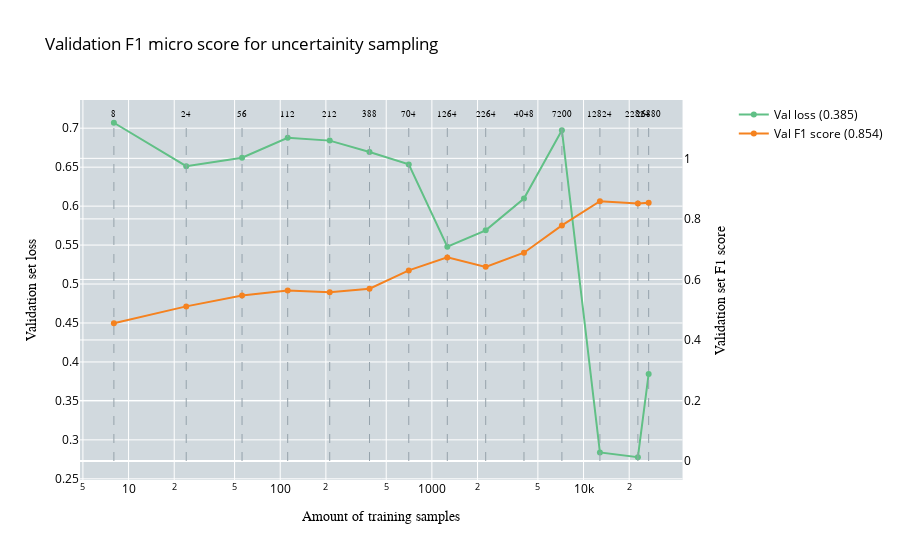

Notebook source saved alongside this figure:
### Code cell
plot_performance_vs_amount_of_data(
    performance, 
    no_of_samples,
    performance_test_data,
    title="Validation F1 micro score for uncertainity sampling", 
    x_axes="Amount of training samples", 
    y_axes="Validation set loss", 
    y_axes_secondary="Validation set F1 score", 
    mode="val"
)

### Figure 1 — Plotly figure (JSON) as saved in the notebook; plotly's stock layout.template omitted (floating-point values rounded to 4 significant figures)
{"data": [{"line": {"color": "rgb(149, 162, 171)", "dash": "dash", "width": 1}, "mode": "lines", "showlegend": false, "type": "scatter", "x": [8, 8], "y": [0, 1.12], "yaxis": "y2"}, {"marker": {"size": 0}, "mode": "text", "showlegend": false, "text": ["8"], "textfont": {"color": "black", "family": "Arial", "size": 8.5}, "textposition": "top center", "type": "scatter", "x": [8], "y": [1.13], "yaxis": "y2"}, {"line": {"color": "rgb(149, 162, 171)", "dash": "dash", "width": 1}, "mode": "lines", "showlegend": false, "type": "scatter", "x": [24, 24], "y": [0, 1.12], "yaxis": "y2"}, {"marker": {"size": 0}, "mode": "text", "showlegend": false, "text": ["24"], "textfont": {"color": "black", "family": "Arial", "size": 8.5}, "textposition": "top center", "type": "scatter", "x": [24], "y": [1.13], "yaxis": "y2"}, {"line": {"color": "rgb(149, 162, 171)", "dash": "dash", "width": 1}, "mode": "lines", "showlegend": false, "type": "scatter", "x": [56, 56], "y": [0, 1.12], "yaxis": "y2"}, {"marker": {"size": 0}, "mode": "text", "showlegend": false, "text": ["56"], "textfont": {"color": "black", "family": "Arial", "size": 8.5}, "textposition": "top center", "type": "scatter", "x": [56], "y": [1.13], "yaxis": "y2"}, {"line": {"color": "rgb(149, 162, 171)", "dash": "dash", "width": 1}, "mode": "lines", "showlegend": false, "type": "scatter", "x": [112, 112], "y": [0, 1.12], "yaxis": "y2"}, {"marker": {"size": 0}, "mode": "text", "showlegend": false, "text": ["112"], "textfont": {"color": "black", "family": "Arial", "size": 8.5}, "textposition": "top center", "type": "scatter", "x": [112], "y": [1.13], "yaxis": "y2"}, {"line": {"color": "rgb(149, 162, 171)", "dash": "dash", "width": 1}, "mode": "lines", "showlegend": false, "type": "scatter", "x": [212, 212], "y": [0, 1.12], "yaxis": "y2"}, {"marker": {"size": 0}, "mode": "text", "showlegend": false, "text": ["212"], "textfont": {"color": "black", "family": "Arial", "size": 8.5}, "textposition": "top center", "type": "scatter", "x": [212], "y": [1.13], "yaxis": "y2"}, {"line": {"color": "rgb(149, 162, 171)", "dash": "dash", "width": 1}, "mode": "lines", "showlegend": false, "type": "scatter", "x": [388, 388], "y": [0, 1.12], "yaxis": "y2"}, {"marker": {"size": 0}, "mode": "text", "showlegend": false, "text": ["388"], "textfont": {"color": "black", "family": "Arial", "size": 8.5}, "textposition": "top center", "type": "scatter", "x": [388], "y": [1.13], "yaxis": "y2"}, {"line": {"color": "rgb(149, 162, 171)", "dash": "dash", "width": 1}, "mode": "lines", "showlegend": false, "type": "scatter", "x": [704, 704], "y": [0, 1.12], "yaxis": "y2"}, {"marker": {"size": 0}, "mode": "text", "showlegend": false, "text": ["704"], "textfont": {"color": "black", "family": "Arial", "size": 8.5}, "textposition": "top center", "type": "scatter", "x": [704], "y": [1.13], "yaxis": "y2"}, {"line": {"color": "rgb(149, 162, 171)", "dash": "dash", "width": 1}, "mode": "lines", "showlegend": false, "type": "scatter", "x": [1264, 1264], "y": [0, 1.12], "yaxis": "y2"}, {"marker": {"size": 0}, "mode": "text", "showlegend": false, "text": ["1264"], "textfont": {"color": "black", "family": "Arial", "size": 8.5}, "textposition": "top center", "type": "scatter", "x": [1264], "y": [1.13], "yaxis": "y2"}, {"line": {"color": "rgb(149, 162, 171)", "dash": "dash", "width": 1}, "mode": "lines", "showlegend": false, "type": "scatter", "x": [2264, 2264], "y": [0, 1.12], "yaxis": "y2"}, {"marker": {"size": 0}, "mode": "text", "showlegend": false, "text": ["2264"], "textfont": {"color": "black", "family": "Arial", "size": 8.5}, "textposition": "top center", "type": "scatter", "x": [2264], "y": [1.13], "yaxis": "y2"}, {"line": {"color": "rgb(149, 162, 171)", "dash": "dash", "width": 1}, "mode": "lines", "showlegend": false, "type": "scatter", "x": [4048, 4048], "y": [0, 1.12], "yaxis": "y2"}, {"marker": {"size": 0}, "mode": "text", "showlegend": false, "text": ["4048"], "textfont": {"color": "black", "family": "Arial", "size": 8.5}, "textposition": "top center", "type": "scatter", "x": [4048], "y": [1.13], "yaxis": "y2"}, {"line": {"color": "rgb(149, 162, 171)", "dash": "dash", "width": 1}, "mode": "lines", "showlegend": false, "type": "scatter", "x": [7200, 7200], "y": [0, 1.12], "yaxis": "y2"}, {"marker": {"size": 0}, "mode": "text", "showlegend": false, "text": ["7200"], "textfont": {"color": "black", "family": "Arial", "size": 8.5}, "textposition": "top center", "type": "scatter", "x": [7200], "y": [1.13], "yaxis": "y2"}, {"line": {"color": "rgb(149, 162, 171)", "dash": "dash", "width": 1}, "mode": "lines", "showlegend": false, "type": "scatter", "x": [12824, 12824], "y": [0, 1.12], "yaxis": "y2"}, {"marker": {"size": 0}, "mode": "text", "showlegend": false, "text": ["12824"], "textfont": {"color": "black", "family": "Arial", "size": 8.5}, "textposition": "top center", "type": "scatter", "x": [12824], "y": [1.13], "yaxis": "y2"}, {"line": {"color": "rgb(149, 162, 171)", "dash": "dash", "width": 1}, "mode": "lines", "showlegend": false, "type": "scatter", "x": [22824, 22824], "y": [0, 1.12], "yaxis": "y2"}, {"marker": {"size": 0}, "mode": "text", "showlegend": false, "text": ["22824"], "textfont": {"color": "black", "family": "Arial", "size": 8.5}, "textposition": "top center", "type": "scatter", "x": [22824], "y": [1.13], "yaxis": "y2"}, {"line": {"color": "rgb(149, 162, 171)", "dash": "dash", "width": 1}, "mode": "lines", "showlegend": false, "type": "scatter", "x": [26880, 26880], "y": [0, 1.12], "yaxis": "y2"}, {"marker": {"size": 0}, "mode": "text", "showlegend": false, "text": ["26880"], "textfont": {"color": "black", "family": "Arial", "size": 8.5}, "textposition": "top center", "type": "scatter", "x": [26880], "y": [1.13], "yaxis": "y2"}, {"line": {"width": 2}, "marker": {"color": "rgb(97,192,134)"}, "name": "Val loss (0.385)", "textfont": {"family": "Arial", "size": 11}, "type": "scatter", "x": [8, 24, 56, 112, 212, 388, 704, 1264, 2264, 4048, 7200, 12824, 22824, 26880], "xaxis": "x", "y": [0.707, 0.6513, 0.6622, 0.6876, 0.684, 0.6694, 0.6535, 0.5478, 0.569, 0.6097, 0.6975, 0.2839, 0.2777, 0.3846], "yaxis": "y"}, {"line": {"width": 2}, "marker": {"color": "rgb(245,130,31)"}, "name": "Val F1 score (0.854)", "textfont": {"family": "Arial", "size": 11}, "type": "scatter", "x": [8, 24, 56, 112, 212, 388, 704, 1264, 2264, 4048, 7200, 12824, 22824, 26880], "xaxis": "x", "y": [0.455, 0.5109, 0.5469, 0.5633, 0.5576, 0.5694, 0.6298, 0.6727, 0.6414, 0.6882, 0.7784, 0.8585, 0.8507, 0.8536], "yaxis": "y2"}], "layout": {"legend": {"font": {"color": "black"}}, "plot_bgcolor": "rgb(209, 217, 222)", "title": {"font": {"color": "black"}, "text": "Validation F1 micro score for uncertainity sampling"}, "xaxis": {"anchor": "y", "domain": [0, 0.94], "tickfont": {"color": "black"}, "title": {"font": {"color": "black", "family": "Arial"}, "text": "Amount of training samples"}, "type": "log"}, "yaxis": {"anchor": "x", "domain": [0, 1], "tickfont": {"color": "black"}, "title": {"font": {"color": "black", "family": "Arial"}, "text": "Validation set loss"}}, "yaxis2": {"anchor": "x", "overlaying": "y", "side": "right", "tickfont": {"color": "black"}, "title": {"font": {"color": "black", "family": "Arial"}, "text": "Validation set F1 score"}}}}
